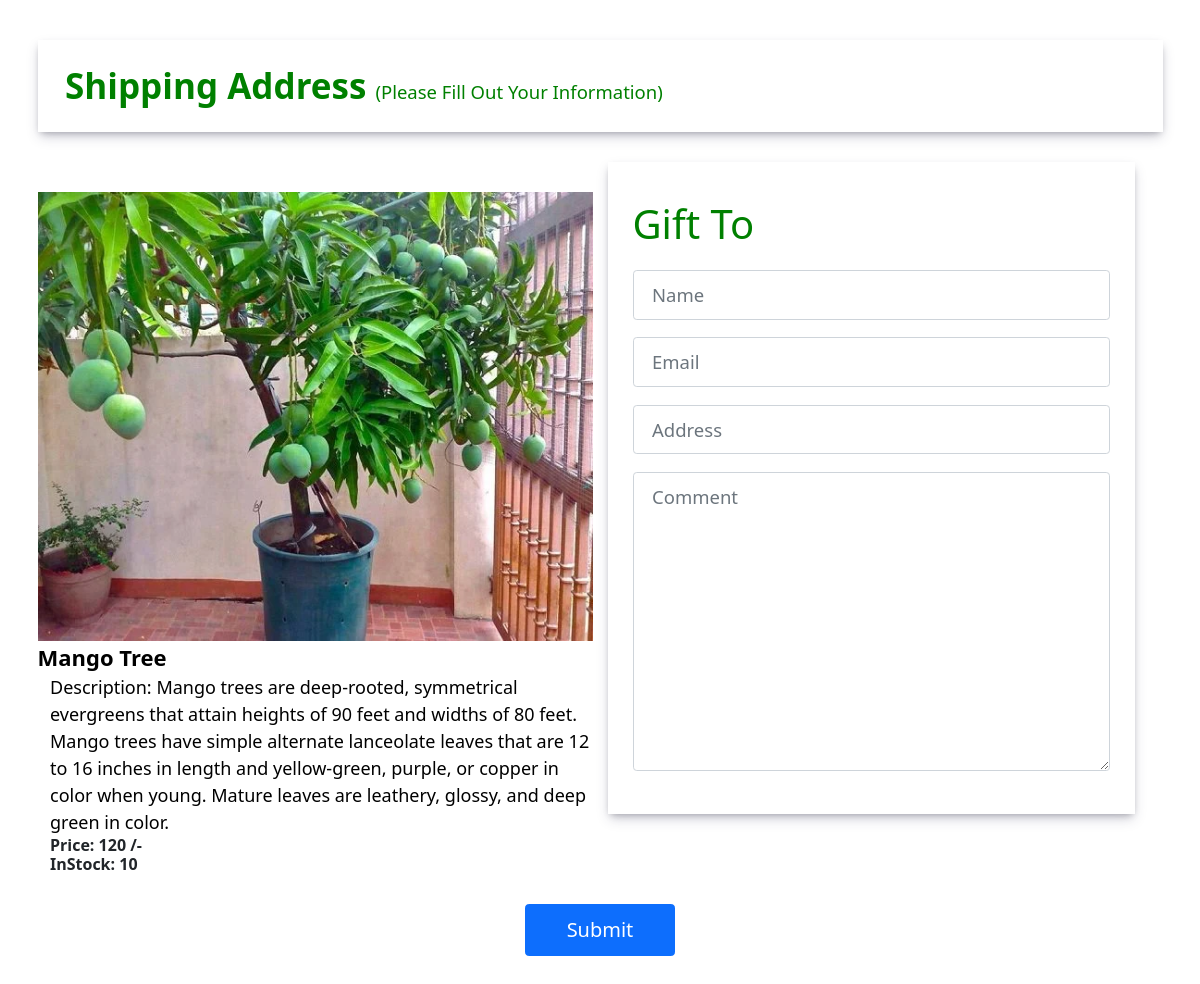
Page /gift.php?id=1 (signed in) on the committed database.
### tables this page shows
CREATE TABLE `products` (
  `id` int(11) UNSIGNED NOT NULL,
  `user_id` int(11) DEFAULT NULL,
  `name` varchar(100) NOT NULL,
  `description` text NOT NULL,
  `price` int(11) NOT NULL,
  `image` varchar(255) NOT NULL,
  `category` enum('Fruit','Outdoor','Indoor','Flower','Seedling','Seeds','Vegetables','Organic Fertilizer','Chemical Fertilizer') NOT NULL,
  `quantity` int(11) NOT NULL,
  `created_at` timestamp NOT NULL DEFAULT current_timestamp(),
  `product_status` varchar(20) NOT NULL DEFAULT 'pending'
);

### gift.php (the view, shortened to what this page needs)
<!doctype html>
<html lang="en">
<head>
    <link href="https://cdn.jsdelivr.net/npm/bootstrap@5.2.3/dist/css/bootstrap.min.css" rel="stylesheet">
    <link rel="stylesheet" href="CSS/style.css">
</head>
<body>
    <?php
    require_once("connect.php");
    $productId = $_GET['id'];
    $sql = "SELECT * FROM products WHERE ID = '$productId'";
    $result = mysqli_query($conn, $sql);
    if (mysqli_num_rows($result) > 0) {
        $product = mysqli_fetch_assoc($result);
    }
    ?>
    <div id="giftCtrl">
        <div class="container">
            <h2 class="giftTitleMix">
                Shipping Address
                <span>(Please Fill Out Your Information)</span>
            </h2>
            <form action="#" method='post'>
                <div class="row">
                    <div class="col-md-6">
                        <?php
                        $product_img = 'Uploads/Products/' . $product['image'];
                        echo "<div class='row  mt-5'>";
                        echo "<img class='img-fluid  mx-auto'   src='" . $product_img . "'  width='200' height='200'>";
                        echo "</div>";
                        echo "<div class='row'>";
                        echo "<p class='mx-auto m-0' style='color:black; font-weight:bold; font-size:22px'>" . $product['name'] .  "</p>";
                        echo "</div>";
                        echo "<div class='row m-0'>";
                        echo "<p class='mx-2' style='color:black; font-weight:light; font-size:18px'>" . 'Description: ' . $product['description'] . "</p>";
                        echo "</div>";
                        echo "<div class='row  mx-2'>";
                        echo "<h2 style='font-weight:bold; font-size:16px'>" . 'Price: ' . $product['price'] . " /-" . "</h2>";
                        echo "</div>";
                        echo "<div class='row  mx-2'>";
                        if ($product['quantity'] > 0) {
                            echo "<h2 style='font-weight:bold; font-size:16px'>" . 'InStock: ' . $product['quantity'] . "</h2>";
                        } else {
                            echo "<h2 style='font-weight:bold; font-size:16px; color:red'>" . 'Out of Stock: ' . $product['quantity'] . "</h2>";
                        }
                        echo "</div>";
                        ?>
                    </div>
                    <div class="col-md-6">
                        <div class="giftForm giftBox">
                            <h3 class="giftTitle">Gift To</h3>
                            <div class="singleInput">
                                <input type="text" name="name" id="name" class="form-control" placeholder="Name">
                            </div>
                            <div class="singleInput">
                                <input type="email" name="email" id="email" class="form-control" placeholder="Email">
                            </div>
                            <div class="singleInput">
                                <input type="text" name="address" id="address" class="form-control" placeholder="Address">
                            </div>
                            <div class="singleInput">
                                <textarea name="comment" id="comment" cols="30" rows="10" class="form-control" placeholder="Comment"></textarea>
                            </div>
                        </div>
                    </div>
                    <div class="text-center mt-5">
                        <input type="submit" value="Submit" class="btn btn-primary">
                    </div>
                </div>
            </form>
        </div>
    </div>
</body>
</html>

### CSS/style.css (style rules this page uses)
html { font-size: 10px; scroll-behavior: smooth; }
body h1, body h2, body h3, body h4, body h5, body h6, body p { margin: 0; }
.text-center { margin-top: 30px; }
#giftCtrl { padding: 4rem 0; }
#giftCtrl .giftTitleMix { margin-bottom: 3rem; font-size: 3.5rem; font-weight: 600; padding: 2.5rem 2.75rem; color: green; box-shadow: rgba(50, 50, 93, 0.25) 0px 6px 12px -2px, rgba(0, 0, 0, 0.3) 0px 3px 7px -3px; }
.giftTitle { color: green; }
#giftCtrl .giftTitleMix span { font-size: 1.85rem; font-weight: 500; }
#giftCtrl input, #giftCtrl textarea { font-size: 1.85rem; font-weight: 500; padding: 1rem 1.85rem; }
#giftCtrl .giftBox { max-width: 95%; box-shadow: rgba(50, 50, 93, 0.25) 0px 6px 12px -2px, rgba(0, 0, 0, 0.3) 0px 3px 7px -3px; padding: 2.5rem; }
#giftCtrl .giftBox .giftTitle { font-size: 4rem; font-weight: 500; padding: 1.25rem 0; padding-bottom: 2.25rem; }
#giftCtrl .giftBox .singleInput { margin-bottom: 1.75rem; }
#giftCtrl .btn { color: #fff; min-width: 15rem; font-size: 20px; }

### rows in the picture
products: image (picture), name "Mango Tree", description "Mango trees are deep-rooted, symmetrical evergreens that attain heights of 90 feet and widths of 80 feet. Mango trees have simple alternate lanceolate leaves that are 12 to 16 inches in length and yellow-green, purple, or copper in color when young. Mature leaves are leathery, glossy, and deep green in color.", price "120", quantity "10"
